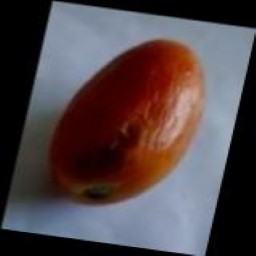
#> input picture data/tomato/damaged/d (105).jpg, 256 x 256 px; its folder holds only this picture in this run
$ python prepare_variant_b_dataset.py
#> lines starting #> are read from the running program, lines starting #| are printed output that depends on the picture
#> pass 2 of the loop in main, `for ext in ['*.jpg', '*.jpeg', '*.png']:`:
#!/usr/bin/env python3
"""Prepare Variant B Dataset for Edge-RL Vision Pipeline

This script processes raw tomato images from `data/tomato/` and computes the
10-dimensional regression target vector required by Variant B:
  - 3x RGB Means
  - 3x RGB Standard Deviations
  - 3x RGB Modes (16-bin)
  - 1x Continuous Chromatic Index (X)

Outputs a CSV file `data/variant_b_labels.csv` linking each image path to its
target vector, enabling the MobileNetV2 to be trained for direct state estimation
instead of arbitrary classification.
"""

import os
import glob
import pandas as pd
import numpy as np
import cv2
from pathlib import Path
from concurrent.futures import ProcessPoolExecutor
from tqdm import tqdm

DATA_DIR = Path("data/tomato")
OUTPUT_CSV = Path("data/variant_b_labels.csv")

def extract_variant_b_features(img_path):
    """
    Extracts the 10D feature vector from an image mimicking the ESP32 C code.
    Filters out background using a simple center crop and saturation threshold.
    """
#> called with img_path = 'data/tomato/damaged/d (105).jpg'
    img = cv2.imread(str(img_path))
#> img is the input picture: shape (256, 256, 3); mean B, G, R 73.4, 69.9, 81.5
    if img is None:
        return None

    img = cv2.cvtColor(img, cv2.COLOR_BGR2RGB)

    # 1. Background Masking
    # Keep center 60% of image to avoid background distractors
    h, w, _ = img.shape
#> h = 256; w = 256
    crop_scale = 0.6
    ch, cw = int(h * crop_scale), int(w * crop_scale)
#> ch = 153; cw = 153
    y_start = (h - ch) // 2
#> y_start = 51
    x_start = (w - cw) // 2
#> x_start = 51
    img_center = img[y_start:y_start+ch, x_start:x_start+cw]
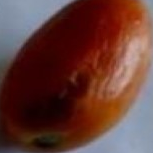
#> img_center: shape (153, 153, 3); mean R, G, B 101.5, 59.9, 53.7

    # Convert to HSV to mask out pure black/white / heavy green leaves if desired
    # For now, just use the center crop as the 'tomato' representation
    pixels = img_center.reshape(-1, 3)

    # ESP32 C logic:
    # Compute sum, sum_sq, and 16-bin histogram
    sum_rgb = np.sum(pixels, axis=0)
#> sum_rgb = [2375184, 1402508, 1257709]
    sum_sq_rgb = np.sum(pixels.astype(np.float64)**2, axis=0)
#> sum_sq_rgb = [291377340, 167529310, 171493885]
    num_pixels = pixels.shape[0]
#> num_pixels = 23409

    mean_rgb = sum_rgb / (num_pixels * 255.0)
#> mean_rgb = [0.398, 0.235, 0.211]

    variance = (sum_sq_rgb / num_pixels) - ((sum_rgb / num_pixels)**2)
#> variance = [2152.2, 3567, 4439.3]
    std_rgb = np.sqrt(np.maximum(0, variance)) / 255.0
#> std_rgb = [0.182, 0.234, 0.261]

    # Mode (16 bins)
    mode_rgb = np.zeros(3)
    for c in range(3):
        bins = (pixels[:, c] >> 4)  # 0-15
        counts = np.bincount(bins, minlength=16)
        max_bin = np.argmax(counts)
        mode_rgb[c] = (max_bin * 16 + 8) / 255.0
#> this loop made 3 passes
#> max_bin on passes 1 to 3: 3, 0, 0
#> after the loop, mode_rgb = [0.22, 0.0314, 0.0314]

    # Chromatic Index X = G / (R + G)
    r_mean = mean_rgb[0]
#> r_mean = 0.398
    g_mean = mean_rgb[1]
#> g_mean = 0.235
    chromatic_x = g_mean / (r_mean + g_mean + 1e-6)
#> chromatic_x = 0.371

    return [
        str(img_path),
        mean_rgb[0], mean_rgb[1], mean_rgb[2],
        std_rgb[0], std_rgb[1], std_rgb[2],
        mode_rgb[0], mode_rgb[1], mode_rgb[2],
        chromatic_x
    ]

def main():
    if not DATA_DIR.exists():
        print(f"Error: Dataset directory {DATA_DIR} not found.")
        return

    image_paths = []
    for ext in ['*.jpg', '*.jpeg', '*.png']:
        image_paths.extend(glob.glob(str(DATA_DIR / '**' / ext), recursive=True))

    if not image_paths:
        print(f"No images found in {DATA_DIR}")
        return

    print(f"Found {len(image_paths)} images. Extracting Variant B labels sequentially...")

    results = []
    for path in tqdm(image_paths):
        res = extract_variant_b_features(path)
#> res = 11 items
        if res is not None:
            results.append(res)
#> pass 2 of the loop in main, `for path in tqdm(image_paths):`:
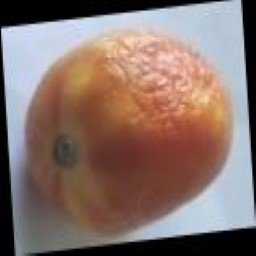
#> input picture data/tomato/old/o (1065).jpg, 256 x 256 px
#> in extract_variant_b_features, img is the input picture: shape (256, 256, 3); mean B, G, R 107.5, 114.1, 135.1
#> in extract_variant_b_features (call 2), `img_center = img[y_start:y_start+ch, x_start:x_start+cw]`:
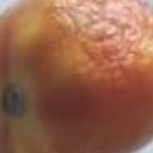
#> img_center: shape (153, 153, 3); mean R, G, B 148.7, 97.8, 74.7
#> sum_rgb = [3480357, 2289130, 1749723]
#> sum_sq_rgb = [563362493, 262170862, 163577589]
#> mean_rgb = [0.583, 0.383, 0.293]
#> variance = [1961.5, 1637, 1400.9]
#> std_rgb = [0.174, 0.159, 0.147]
#> the loop in extract_variant_b_features (call 2), `for c in range(3):` made 3 passes
#> max_bin on passes 1 to 3: 7, 4, 3
#> after the loop in extract_variant_b_features (call 2), `for c in range(3):`: mode_rgb = [0.471, 0.282, 0.22]
#> r_mean = 0.583
#> g_mean = 0.383
#> chromatic_x = 0.397

    df = pd.DataFrame(results, columns=[
        'filepath',
        'mean_r', 'mean_g', 'mean_b',
        'std_r', 'std_g', 'std_b',
        'mode_r', 'mode_g', 'mode_b',
        'chromatic_x'
    ])
#> df = table of 2 rows and 11 columns

    df.to_csv(OUTPUT_CSV, index=False)
    print(f"Extraction complete! Saved {len(df)} labels to {OUTPUT_CSV}")
#| Extraction complete! Saved 2 labels to data/variant_b_labels.csv

if __name__ == "__main__":
    main()
